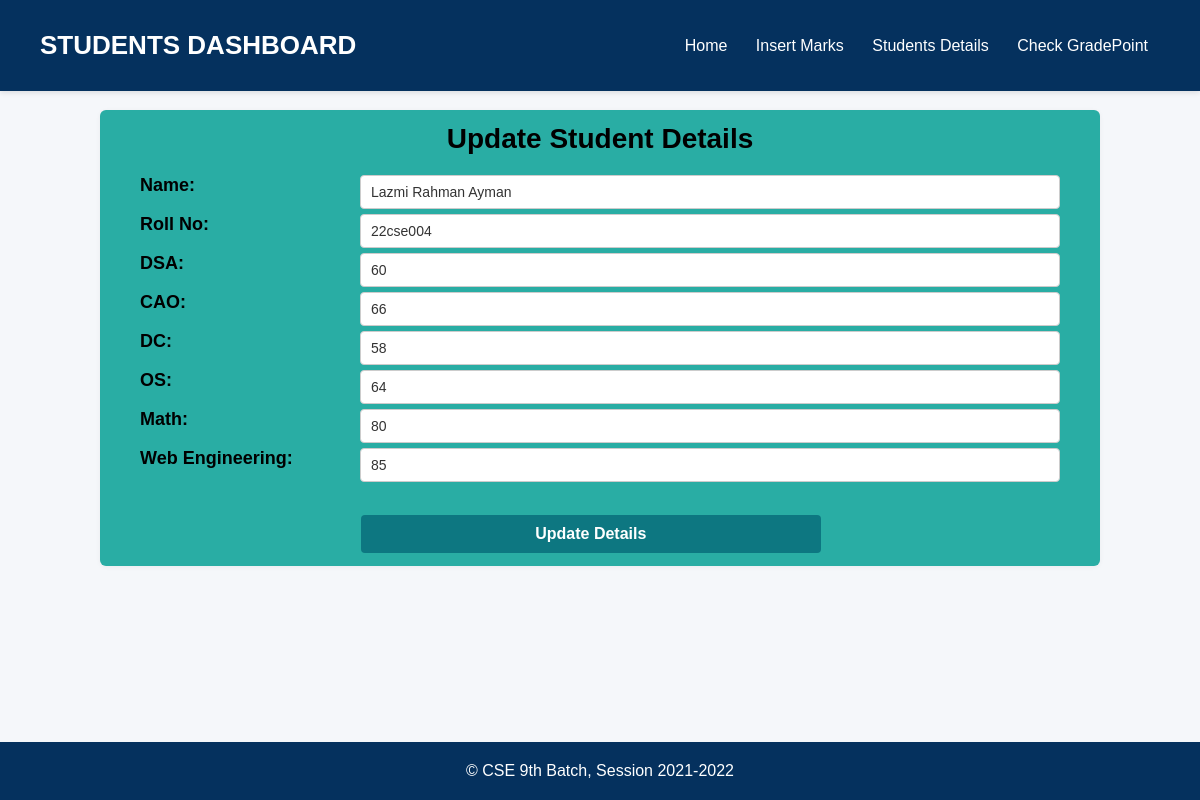
Page /edit.php?update_id=4 on the committed database.
### tables this page shows
CREATE table students(
    ID int(11) primary key not null auto_increment,
    Name varchar(50) not null,
    Roll_no varchar(15) unique not null,
    DSA int(11),
    CAO int(11),
    DC int(11),
    OS int(11),
    Math int(11),
    WebEngr int(11)
);

### edit.php (the view, shortened to what this page needs)
<?php
include "connectionDB.php";
$name = $roll = $dsa = $cao = $dc = $os = $math = $web = "";
$id = $_GET['update_id'] ?? null;
if ($id) {
  $sql = "SELECT * FROM students WHERE ID='$id'";
  $result = mysqli_query($connectdb, $sql);
  if ($result && mysqli_num_rows($result) > 0) {
    $row = mysqli_fetch_assoc($result);
    $name = $row['Name'];
    $roll = $row['Roll_no'];
    $dsa = $row['DSA'];
    $cao = $row['CAO'];
    $dc = $row['DC'];
    $os = $row['OS'];
    $math = $row['Math'];
    $web = $row['WebEngr'];
  }
}
?>
<!DOCTYPE html>
<html lang="en">
<head>
</head>
<body>
  <header>
    <div class="site-title">Students Dashboard</div>
    <nav>
      <a href="index.php" target="_blank">Home</a>
      <a href="giveMarks.php" target="_blank">Insert Marks</a>
      <a href="viewDB.php" target="_blank">Students Details</a>
      <a href="gpaCalculate.php" target="_blank">Check GradePoint</a>
    </nav>
  </header>
  <main>
    <h2>Update Student Details</h2>
    <form action="" method="post">
      <label>Name:
        <input type="text" name="name" placeholder="Enter student name" value="<?php echo $name ?>">
      </label><br>
      <label>Roll No:
        <input type="text" name="roll" placeholder="Enter roll number" value="<?php echo $roll ?>">
      </label><br>
      <label>DSA:
        <input type="text" name="DSA" placeholder="Enter DSA marks" value="<?php echo $dsa ?>">
      </label><br>
      <label>CAO:
        <input type="text" name="CAO" placeholder="Enter CAO marks" value="<?php echo $cao ?>">
      </label><br>
      <label>DC:
        <input type="text" name="DC" placeholder="Enter DC marks" value="<?php echo $dc ?>">
      </label><br>
      <label>OS:
        <input type="text" name="OS" placeholder="Enter OS marks" value="<?php echo $os ?>">
      </label><br>
      <label>Math:
        <input type="text" name="Math" placeholder="Enter Math marks" value="<?php echo $math ?>">
      </label><br>
      <label>Web Engineering:
        <input type="text" name="WebEngr" placeholder="Enter Web Engineering marks" value="<?php echo $web ?>">
      </label><br><br>
      <input type="submit" name="submit" value="Update Details">
    </form>
  </main>
  <footer>
    &copy; CSE 9th Batch, Session 2021-2022
  </footer>
</body>
</html>

### edit.php (style rules this page uses)
* { margin: 0; padding: 0; box-sizing: border-box; font-family: 'Poppins', sans-serif; }
body { background-color: #f5f7fa; min-height: 100vh; padding-top: 95px; padding-bottom: 60px; }
header { background-color: #05315e; color: white; padding: 30px 40px; display: flex; justify-content: space-between; align-items: center; position: fixed; top: 0; width: 100%; z-index: 999; box-shadow: 0 2px 5px rgba(0, 0, 0, 0.1); }
.site-title { font-size: 26px; font-weight: bold; text-transform: uppercase; }
nav a { text-decoration: none; color: white; padding: 8px 12px; border-radius: 30px; transition: background-color 0.3s; }
main { padding: 13px 40px; margin:5px auto; margin-top: 15px; background-color: rgb(41, 173, 164); max-width: 1000px; box-shadow: 0 1px 5px rgba(0, 0, 0, 0.05); border-radius: 6px; }
h2 { text-align: center; margin-bottom: 20px; font-size: 28px; }
form label { display: inline-block; width: 100%; margin-bottom: 5px; font-weight: bold; font-size: 18px; }
form label input { float: right; width: 700px; padding: 8px 10px; font-weight: normal; font-size: 14px; color: #333; border: 1px solid #ccc; border-radius: 4px; }
form input[type="submit"] { background-color: rgb(13, 119, 129); color: white; width: 50%; font-weight: bold; margin-left: 24%; margin-top: 10px; border: none; padding: 10px 20px; font-size: 16px; cursor: pointer; border-radius: 4px; }
footer { position: fixed; bottom: 0; left: 0; width: 100%; background-color: #05315e; color: white; text-align: center; padding: 20px 0; font-size: 16px; }

### rows in the picture
students: name "Lazmi Rahman Ayman", roll "22cse004", DSA "60", CAO "66", DC "58", OS "64", Math "80", WebEngr "85"
